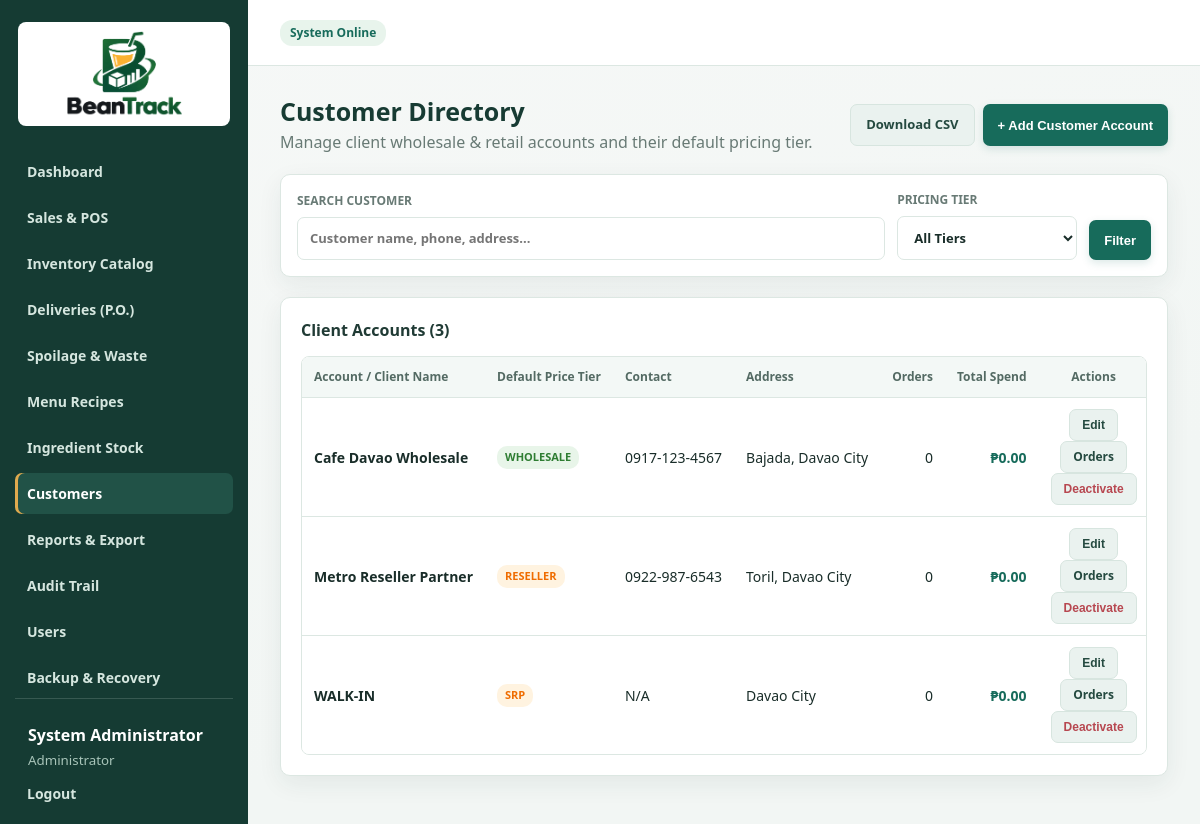
/customers.php (signed in), run on the app's committed database.
### tables this page shows
CREATE TABLE `customers` (
  `id` INT(11) NOT NULL AUTO_INCREMENT,
  `name` VARCHAR(120) NOT NULL,
  `default_price_type` ENUM('SRP', 'WHOLESALE', 'BULK', 'DEALER', 'RESELLER') NOT NULL DEFAULT 'SRP',
  `contact_no` VARCHAR(50) NULL,
  `address` VARCHAR(255) NULL,
  `active` TINYINT(1) NOT NULL DEFAULT 1,
  `created_at` TIMESTAMP NOT NULL DEFAULT CURRENT_TIMESTAMP,
  PRIMARY KEY (`id`),
  UNIQUE KEY `uq_customer_name` (`name`)
);

### config.php (called while the page is built, shortened)
<?php
function e($v)
{
	return htmlspecialchars((string) $v, ENT_QUOTES, 'UTF-8');
}

### customers.php (the view, shortened to what this page needs)
<?php
require 'config.php';
$search = trim($_GET['search'] ?? '');
$sql = "
    SELECT c.*,
           COUNT(DISTINCT t.id) AS total_orders,
           COALESCE(SUM(t.total_amount), 0) AS total_spent
    FROM customers c
    LEFT JOIN transactions t ON t.customer_name = c.name
    WHERE 1=1
";
$params = [];
$sql .= " GROUP BY c.id ORDER BY total_spent DESC, c.name ASC";
$stmt = $pdo->prepare($sql);
$stmt->execute($params);
$customersList = $stmt->fetchAll();
include 'partials/header.php';
?>
<div class="page-head" style="display:flex; justify-content:space-between; align-items:center; flex-wrap:wrap; gap:12px; margin-bottom:20px;">
    <div>
        <h2 style="margin:0 0 4px 0;">Customer Directory</h2>
        <p class="muted" style="margin:0;">Manage client wholesale &amp; retail accounts and their default pricing tier.</p>
    </div>
    <div style="display:flex; gap:8px;">
        <a class="btn secondary" href="customers.php?export=csv">Download CSV</a>
        <button class="btn primary" type="button" onclick="openCustomerModal()">+ Add Customer Account</button>
    </div>
</div>
<section class="card" style="margin-bottom:20px; padding:16px;">
    <form method="get" action="customers.php" style="display:flex; gap:12px; flex-wrap:wrap; align-items:flex-end;">
        <label style="flex:1; min-width:220px; margin:0;">
            <span style="font-size:12px; font-weight:600; text-transform:uppercase; color:var(--muted);">Search Customer</span>
            <input type="text" name="search" value="<?= e($search) ?>" placeholder="Customer name, phone, address..." style="width:100%;">
        </label>
        <label style="width:180px; margin:0;">
            <span style="font-size:12px; font-weight:600; text-transform:uppercase; color:var(--muted);">Pricing Tier</span>
            <select name="tier" style="width:100%;">
                <option value="">All Tiers</option>
            </select>
        </label>
        <div style="display:flex; gap:8px;">
            <button class="btn primary" type="submit">Filter</button>
        </div>
    </form>
</section>
<section class="card">
    <div class="section-head" style="display:flex; justify-content:space-between; align-items:center; margin-bottom:14px;">
        <h3 style="margin:0;">Client Accounts (<?= count($customersList) ?>)</h3>
    </div>
    <div class="table-wrap" style="overflow-x:auto;">
        <table>
            <thead>
                <tr>
                    <th>Account / Client Name</th>
                    <th>Default Price Tier</th>
                    <th>Contact</th>
                    <th>Address</th>
                    <th style="text-align:right;">Orders</th>
                    <th style="text-align:right;">Total Spend</th>
                    <th style="text-align:center;">Actions</th>
                </tr>
            </thead>
            <tbody>
                <?php if ($customersList): ?>
                    <?php foreach ($customersList as $c): ?>
                        <tr>
                            <td><strong><?= e($c['name']) ?></strong></td>
                            <td>
                                <span class="badge" style="
                                    background: <?= $c['default_price_type'] === 'DEALER' ? '#e1f5fe; color:#0277bd;' : ($c['default_price_type'] === 'BULK' ? '#f3e5f5; color:#7b1fa2;' : ($c['default_price_type'] === 'WHOLESALE' ? '#e8f5e9; color:#2e7d32;' : '#fff3e0; color:#ef6c00;')) ?>;
                                    font-weight:600; font-size:11px; padding:3px 8px; border-radius:10px;">
                                    <?= e($c['default_price_type']) ?>
                                </span>
                            </td>
                            <td><?= e($c['contact_no'] ?: '—') ?></td>
                            <td><?= e($c['address'] ?: '—') ?></td>
                            <td style="text-align:right;"><?= number_format((int)$c['total_orders']) ?></td>
                            <td style="text-align:right; font-weight:600; color:var(--primary);">₱<?= number_format((float)$c['total_spent'], 2) ?></td>
                            <td style="text-align:center;">
                                <button class="btn secondary btn-sm" type="button"
                                        onclick="editCustomer(<?= htmlspecialchars(json_encode($c), ENT_QUOTES, 'UTF-8') ?>)">
                                    Edit
                                </button>
                                <a class="btn secondary btn-sm" href="transactions.php?customer=<?= urlencode($c['name']) ?>">
                                    Orders
                                </a>
                                <form method="post" action="customers.php" style="display:inline;" onsubmit="return confirm('<?= $c['active'] ? 'Deactivate' : 'Activate' ?> <?= e(addslashes($c['name'])) ?>?');">
                                    <button class="btn secondary btn-sm" type="submit" style="color:<?= $c['active'] ? 'var(--danger)' : 'var(--primary)' ?>;">
                                        <?= $c['active'] ? 'Deactivate' : 'Activate' ?>
                                    </button>
                                </form>
                            </td>
                        </tr>
                    <?php endforeach; ?>
                <?php else: ?>
                    <tr>
                        <td colspan="7" class="muted" style="text-align:center; padding:30px;">No customers found matching your criteria.</td>
                    </tr>
                <?php endif; ?>
            </tbody>
        </table>
    </div>
</section>
<?php include 'partials/footer.php'; ?>

### assets/style.css (style rules this page uses)
:root { --bg: #f2f6f4; --card: #ffffff; --text: #192d29; --muted: #687a75; --line: #dce7e2; --primary: #176b5b; --primary2: #115445; --accent: #d29437; --success: #237553; --danger: #b74750; --shadow: 0 8px 24px rgba(26, 61, 51, .07) }
* { box-sizing: border-box }
body { margin: 0; font-family: Aptos, "Segoe UI", sans-serif; background: linear-gradient(160deg, #f6f8f7 0%, var(--bg) 70%); color: var(--text); line-height: 1.5 }
a { color: var(--primary); text-decoration: none; transition: color .16s ease, background-color .16s ease, border-color .16s ease }
.page-head { display: flex; align-items: center; justify-content: space-between; gap: 16px; margin-bottom: 22px }
.page-head h2 { margin: 0 0 4px; font-size: 25px; line-height: 1.2; font-weight: 750; color: #173b33 }
.page-head p { margin:0 }
.muted { color: var(--muted) }
.stat, .card { background: var(--card); border: 1px solid var(--line); border-radius: 10px; box-shadow: var(--shadow) }
.card { padding: 20px; margin-bottom: 18px }
.card h3 { margin: 0 0 15px; color: #203b35; font-size: 16px; font-weight: 700 }
.section-head { display: flex; justify-content: space-between; align-items: center; margin-bottom: 12px }
.section-head h3 { margin: 0 }
.table-wrap { overflow: auto; max-width: 100%; border: 1px solid var(--line); border-radius: 8px }
table { width: 100%; border-collapse: separate; border-spacing: 0; background: #fff }
th, td { text-align: left; padding: 11px 12px; border-bottom: 1px solid var(--line); font-size: 14px; white-space: nowrap }
th { color: #536a63; font-weight: 700; font-size: 12px; background: #f3f8f6; position: sticky; top: 0; z-index: 1 }
tbody tr:last-child td { border-bottom:0 }
td:last-child { white-space:normal }
label { font-size: 13px; font-weight: 600; color: #405b53; display: grid; gap: 7px }
input, select { width: 100%; padding: 11px 12px; border: 1px solid var(--line); border-radius: 7px; background: #fff; font: inherit; color: var(--text); min-height: 42px; transition: border-color .16s ease, box-shadow .16s ease }
.btn { border: 0; border-radius: 7px; padding: 10px 15px; font-weight: 700; cursor: pointer; display: inline-flex; align-items: center; justify-content: center; gap: 7px; min-height: 40px; font-size: 13px; transition: transform .14s ease, background-color .16s ease, box-shadow .16s ease }
.btn.primary { background: var(--primary); color: #fff; box-shadow: 0 3px 8px rgba(23, 107, 91, .15) }
.btn.secondary { background: #eaf2ef; color: #254a40; border: 1px solid #d7e5df }
.badge { display: inline-block; padding: 4px 8px; border-radius: 5px; font-size: 12px; font-weight: 700 }
.btn-sm { min-height: 32px; height: 32px; padding: 4px 10px; font-size: 12px; }
.btn-sm { min-height: 32px; padding: 6px 12px; font-size: 12px; }

### data on the page
customers: name "Cafe Davao Wholesale", default_price_type "WHOLESALE", contact_no "0917-123-4567", address "Bajada, Davao City", total_orders "0", total_spent "0.00", active "Deactivate"
customers: name "Metro Reseller Partner", default_price_type "RESELLER", contact_no "0922-987-6543", address "Toril, Davao City", total_orders "0", total_spent "0.00", active "Deactivate"
customers: name "WALK-IN", default_price_type "SRP", contact_no "N/A", address "Davao City", total_orders "0", total_spent "0.00", active "Deactivate"

### other printed values
$_SESSION['user']['name'] "System Administrator"
$role "Administrator"
count($customersList) "3"
